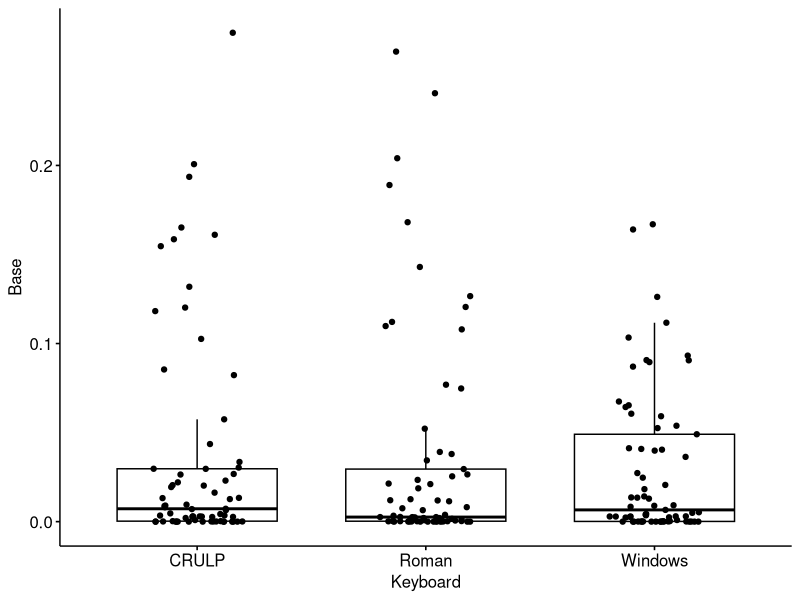
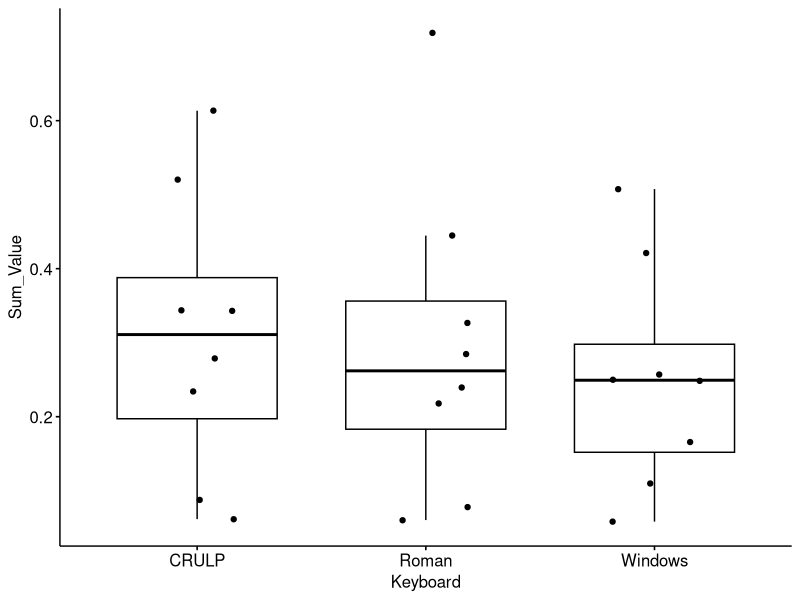

Reproduce these figures in R, in order.
library(tidyverse)
library(ggpubr)
library(rstatix)

################
# Prepare Data #
################
# Read Data
data <- read.csv("./output/data/dakshina.csv")
data <- read.csv("./output/data/roUrParl.csv")
view(data)

# Add Hand-Finger combined column
# Each key uses only one Hand-Finger combination
data$Hand_Finger <- paste(data$Hand, data$Finger)
view(data)

# Add 1 smoothing
crulp <- subset(data, Keyboard == "CRULP")
roman <- subset(data, Keyboard == "Roman")
windows <- subset(data, Keyboard == "Windows")

crulp$Prob_Add1 <- (crulp$Frequency+1)/(sum(crulp$Frequency)+length(crulp$Frequency))
roman$Prob_Add1 <- (roman$Frequency+1)/(sum(roman$Frequency)+length(roman$Frequency))
windows$Prob_Add1 <- (windows$Frequency+1)/(sum(windows$Frequency)+length(windows$Frequency))

data <- rbind(crulp, roman, windows)
view(data)

# Total distance calculation
data$Base <- data$Distance*data$Prob_Add1
view(data)

# Summary stats
data %>%
  group_by(Keyboard) %>%
  get_summary_stats(Base, type = "common") 

####################
# Key and Keyboard #
####################
res.fried <- data %>% friedman_test(Base ~ Keyboard | Key)
res.fried

# Effect size
data %>% friedman_effsize(Base ~ Keyboard |Key) 

# Post-hoc
pwc <- data %>%
  wilcox_test(Base ~ Keyboard, paired = TRUE, p.adjust.method = "hommel")
pwc 
ggboxplot(data, x = "Keyboard", y = "Base", add = "jitter")

###########################
# Hand_Finger and Keyboard #
###########################

data <- data %>%
  group_by(Hand_Finger,Keyboard) %>%
  summarise(Sum_Value = sum(Base), .groups = 'drop')
view(data)

res.fried <- data %>% friedman_test(Sum_Value ~ Keyboard | Hand_Finger)
res.fried

# Effect size
data %>% friedman_effsize(Sum_Value ~ Keyboard |Hand_Finger) 

# Post-hoc
pwc <- data %>%
  wilcox_test(Sum_Value ~ Keyboard, paired = TRUE, p.adjust.method = "hommel")
pwc 
ggboxplot(data, x = "Keyboard", y = "Sum_Value", add = "jitter")
